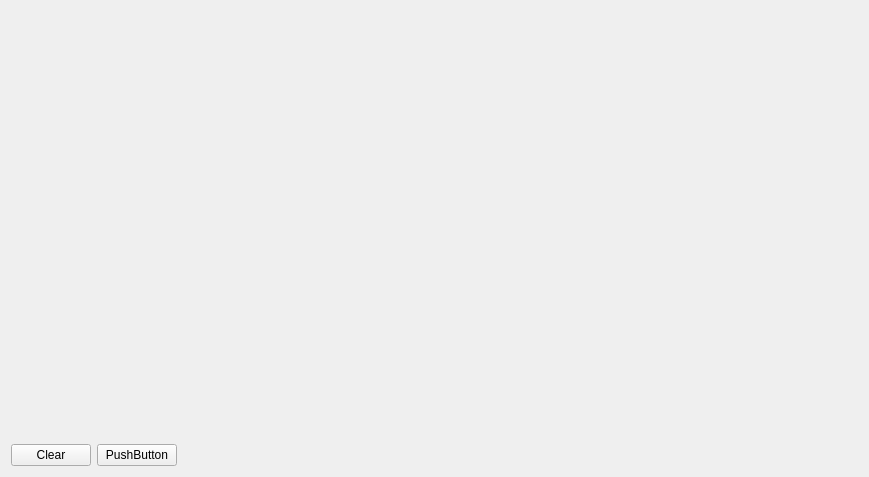
<?xml version="1.0" encoding="UTF-8"?>
<ui version="4.0">
 <class>voltageGraph</class>
 <widget class="QWidget" name="voltageGraph">
  <property name="geometry">
   <rect>
    <x>0</x>
    <y>0</y>
    <width>869</width>
    <height>477</height>
   </rect>
  </property>
  <property name="windowTitle">
   <string>Form</string>
  </property>
  <layout class="QVBoxLayout" name="verticalLayout">
   <item>
    <widget class="QCustomPlot" name="plote" native="true">
     <property name="minimumSize">
      <size>
       <width>0</width>
       <height>400</height>
      </size>
     </property>
    </widget>
   </item>
   <item>
    <spacer name="verticalSpacer">
     <property name="orientation">
      <enum>Qt::Vertical</enum>
     </property>
     <property name="sizeHint" stdset="0">
      <size>
       <width>20</width>
       <height>40</height>
      </size>
     </property>
    </spacer>
   </item>
   <item>
    <layout class="QHBoxLayout" name="horizontalLayout">
     <item>
      <widget class="QPushButton" name="pushButton">
       <property name="text">
        <string>Clear</string>
       </property>
      </widget>
     </item>
     <item>
      <widget class="QPushButton" name="pushButton_2">
       <property name="text">
        <string>PushButton</string>
       </property>
      </widget>
     </item>
     <item>
      <spacer name="horizontalSpacer">
       <property name="orientation">
        <enum>Qt::Horizontal</enum>
       </property>
       <property name="sizeType">
        <enum>QSizePolicy::Expanding</enum>
       </property>
       <property name="sizeHint" stdset="0">
        <size>
         <width>40</width>
         <height>20</height>
        </size>
       </property>
      </spacer>
     </item>
    </layout>
   </item>
  </layout>
 </widget>
 <customwidgets>
  <customwidget>
   <class>QCustomPlot</class>
   <extends>QWidget</extends>
   <header location="global">qcustomplot.h</header>
   <container>1</container>
  </customwidget>
 </customwidgets>
 <resources/>
 <connections/>
</ui>
